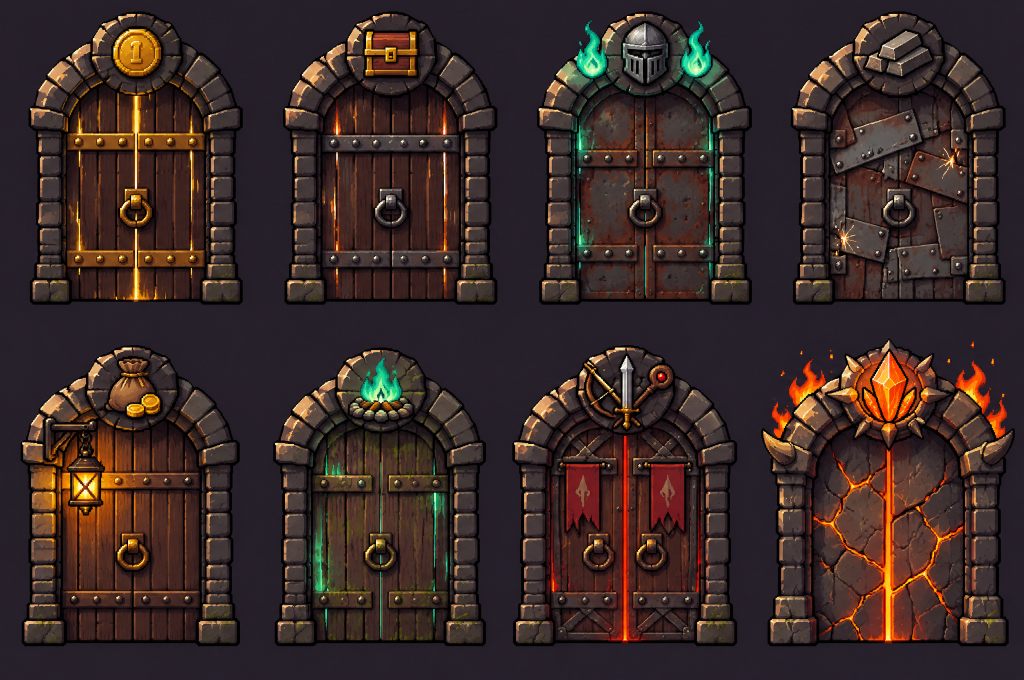
#> input picture art/ui2/doors_source.png, 2048 x 1360 px (shown at 1/2 size)
$ python ui2_cut.py
#> lines starting #> are read from the running program, lines starting #| are printed output that depends on the picture; after the words box and inside, x2 and y2 are one past the last pixel; in counts of white or black regions, pixels touching at a corner belong together
# Higgsfield로 뽑은 문 8종 · 각인 6개 · 글씨 판 시트를 잘라 배경을 지운다.
# assets/doors.png (게임 화면용, 문 하나 44x56) / assets/engraves.png (각인, 48px) / assets/panels.png (글씨 판, 화면 해상도) + 좌표 출력
import json, numpy as np
from PIL import Image
from scipy import ndimage
def load(f):
#> called with f = 'doors_source.png'
    a = np.asarray(Image.open(f).convert("RGB")).astype(int); bg = np.median(a[:20, :20].reshape(-1, 3), axis=0)
#> after `bg = np.median(a[:20, :20].reshape(-1, 3), axis=0)`: bg = [38, 32, 42]
    return a, np.abs(a - bg).max(axis=2) > 16
def piece(a, m, s, size=None, fit=None):
    p = Image.fromarray(np.dstack([a[s].astype(np.uint8), (m[s] * 255).astype(np.uint8)]), "RGBA"); p = p.crop(p.getbbox())
    if fit: k = min(fit[0] / p.width, fit[1] / p.height); size = (max(1, round(p.width * k)), max(1, round(p.height * k)))
    p = p.resize(size, Image.BOX); px = np.asarray(p).copy(); px[..., 3] = np.where(px[..., 3] > 110, 255, 0); return Image.fromarray(px, "RGBA")
def grid(f, cols, rows, fit):
    a, m = load(f); H, W = m.shape; out = []
#> after `a, m = load(f)`:
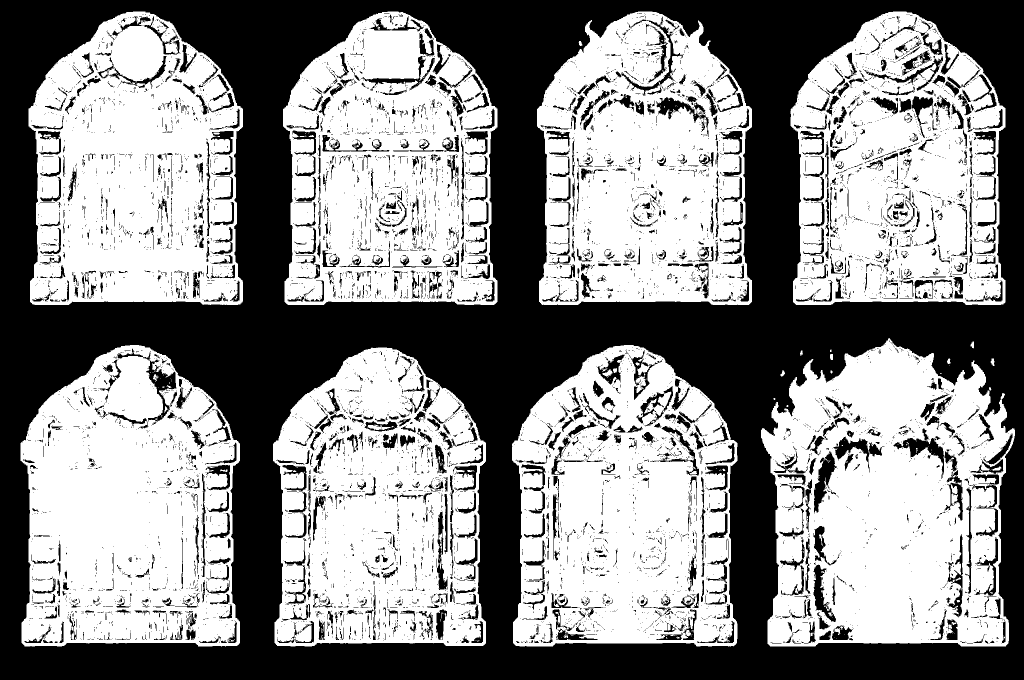
#> m: shape (1360, 2048) bool (shown at 1/2 size); 55% white; 8758 black regions (7553 under 20 px), largest, box (x1, y1, x2, y2) and area: (0, 0, 2048, 1360) 1024846, (234, 697, 353, 850) 2624, (1787, 857, 1888, 958) 2368
#> after `H, W = m.shape`: H = 1360; W = 2048
    for r in range(rows):
        for c in range(cols): out.append(piece(a, m, (slice(r * H // rows, (r + 1) * H // rows), slice(c * W // cols, (c + 1) * W // cols)), fit=fit))
#> after the loop, out = 8 items
    return out
def strip(ps, name, cw, ch):
#> called with name = 'doors', cw = 44, ch = 56
    im = Image.new("RGBA", (cw * len(ps), ch))
#> im: PIL image 352x56 RGBA; every value is 0
    for i, p in enumerate(ps): im.paste(p, (i * cw + (cw - p.width) // 2, ch - p.height))
#> this loop made 8 passes
    im.save(f"../../assets/{name}.png")
strip(grid("doors_source.png", 4, 2, (44, 56)), "doors", 44, 56)
strip(grid("engraves_source.png", 3, 2, (48, 48)) + grid("engraves2_source.png", 3, 2, (48, 48)), "engraves", 48, 48)   # 각인 12개: 화약·서리·피·유령·질풍·황금 + 독·번개·철벽·사냥·영혼·시계
#> call 2 of load, with f = 'engraves_source.png'
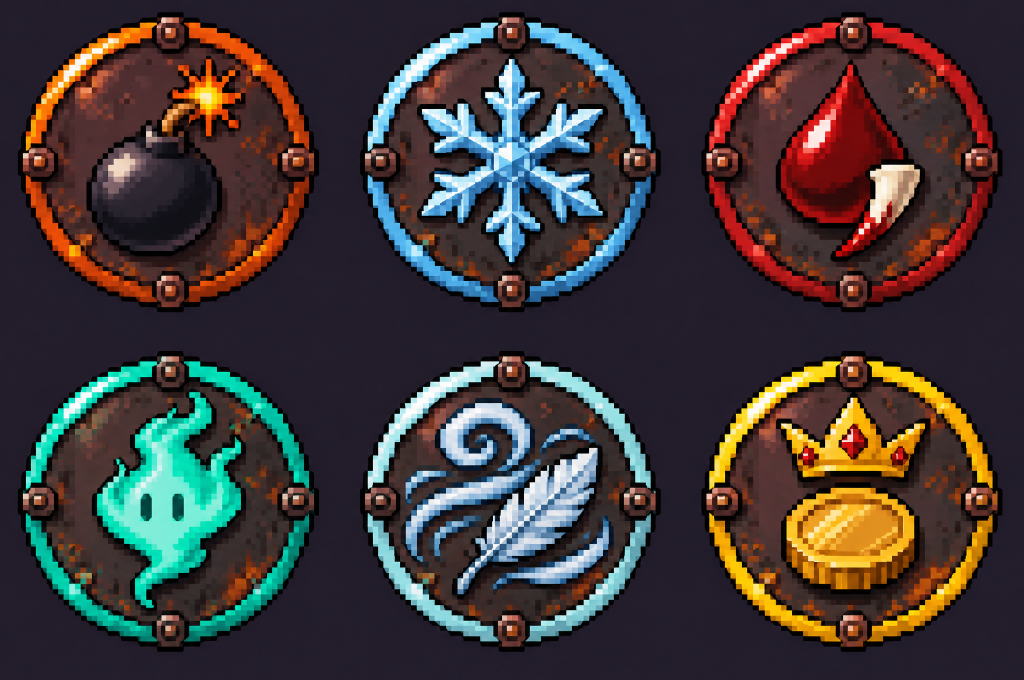
#> input picture art/ui2/engraves_source.png, 2048 x 1360 px (shown at 1/2 size)
#> in load (call 2), `bg = np.median(a[:20, :20].reshape(-1, 3), axis=0)`: bg = [35, 29, 43]
#> in grid (call 2), `a, m = load(f)`: m: shape (1360, 2048) bool; 55.2% white; 2552 black regions (2148 under 20 px), largest, box (x1, y1, x2, y2) and area: (0, 0, 2048, 1360) 1172754, (184, 285, 434, 457) 18312, (205, 446, 379, 502) 2732
#> call 3 of load, with f = 'engraves2_source.png'
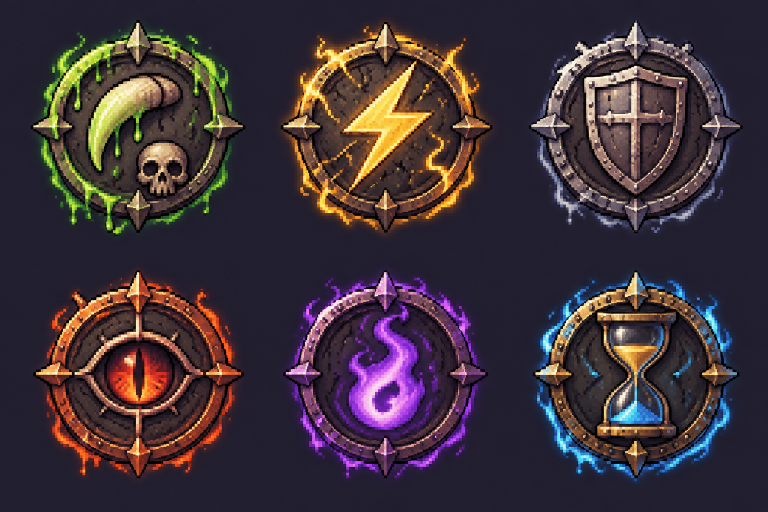
#> input picture art/ui2/engraves2_source.png, 1536 x 1024 px (shown at 1/2 size)
#> in load (call 3), `bg = np.median(a[:20, :20].reshape(-1, 3), axis=0)`: bg = [34, 31, 48]
#> in grid (call 3), `a, m = load(f)`: m: shape (1024, 1536) bool; 42.6% white; 390 white regions (335 under 20 px), largest, box (x1, y1, x2, y2) and area: (557, 40, 988, 472) 125767, (66, 539, 488, 958) 116094, (61, 40, 491, 472) 114759
#> in strip (call 2), `im = Image.new("RGBA", (cw * len(ps), ch))`: im: PIL image 576x48 RGBA; every value is 0
#> the loop in strip (call 2), `for i, p in enumerate(ps): im.paste(p, (i * cw + (cw - p.width) // 2, ..` made 12 passes
a, m = load("panels_source.png")
#> call 4 of load, with f = 'panels_source.png'
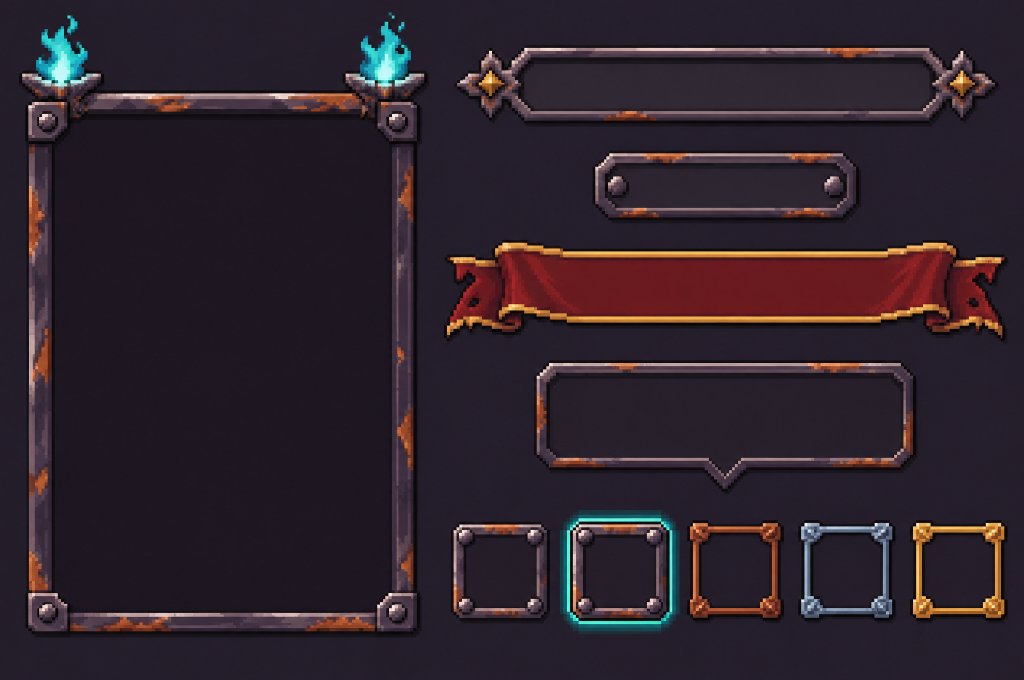
#> input picture art/ui2/panels_source.png, 2048 x 1360 px (shown at 1/2 size)
#> in load (call 4), `bg = np.median(a[:20, :20].reshape(-1, 3), axis=0)`: bg = [36, 29, 42]
#> m: shape (1360, 2048) bool; 22.2% white; 149 white regions (117 under 20 px), largest, box (x1, y1, x2, y2) and area: (38, 42, 857, 1275) 195009, (888, 480, 2015, 683) 170897, (908, 91, 1998, 251) 65862
lab, n = ndimage.label(ndimage.binary_dilation(m, iterations=6))
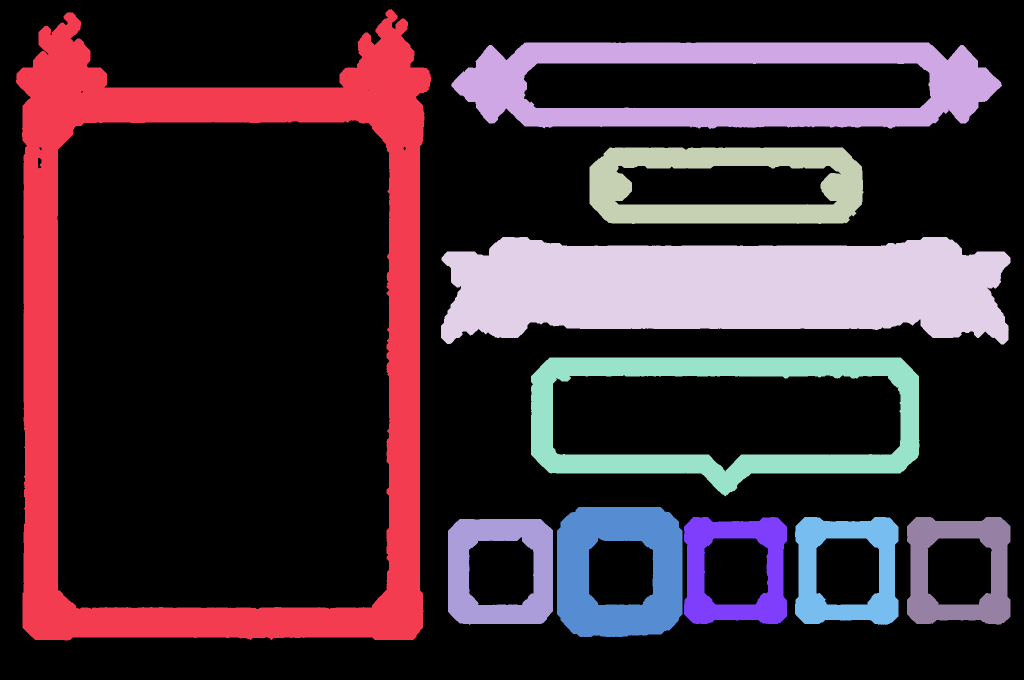
#> lab: shape (1360, 2048) int32 (shown at 1/2 size); 11 distinct labels, from 0 to 10; one colour per label, 0 black
#> n = 10
boxes = [s for s in ndimage.find_objects(lab) if (s[0].stop - s[0].start) * (s[1].stop - s[1].start) > 5000]
#> boxes = 10 items
boxes.sort(key=lambda s: (0 if s[1].start < 300 else 1, s[0].start // 120, s[1].start))
names = ["window", "header", "nameplate", "banner", "tooltip", "slot", "slotOn", "gradeR", "gradeT", "gradeL"]
assert len(boxes) == len(names), len(boxes)
ps = [piece(a, m, s, fit=((s[1].stop - s[1].start) * 0.3, (s[0].stop - s[0].start) * 0.3)) for s in boxes]
#> in piece (call 21), `px[..., 3] = np.where(px[..., 3] > 110, 255, 0)`:
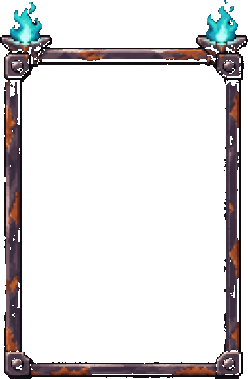
#> px: shape (379, 248, 4); mean R, G, B, A 16.1, 13.8, 14.9, 50.1; transparent parts drawn white
#> in piece (call 22), `px[..., 3] = np.where(px[..., 3] > 110, 255, 0)`: px: shape (49, 331, 4); mean R, G, B, A 32.6, 24.6, 25.8, 99.1
#> in piece (call 23), `px[..., 3] = np.where(px[..., 3] > 110, 255, 0)`: px: shape (43, 164, 4); mean R, G, B, A 40.1, 29.2, 30.9, 109.9
#> in piece (call 24), `px[..., 3] = np.where(px[..., 3] > 110, 255, 0)`: px: shape (62, 342, 4); mean R, G, B, A 84.3, 33.8, 26.8, 192.5
#> in piece (call 25), `k = min(fit[0] / p.width, fit[1] / p.height)`: k = 0.305
#> in piece (call 25), `size = (max(1, round(p.width * k)), max(1, round(p.height * k)))`: size = (233, 81)
#> in piece (call 25), `p = p.resize(size, Image.BOX)`:
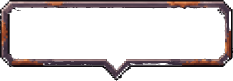
#> p: PIL image 233x81 RGBA; mean R, G, B, A 21.4, 15.5, 16.2, 59.1; transparent parts drawn white
#> ps = 10 items
W = sum(p.width + 2 for p in ps); H = max(p.height for p in ps); atlas = Image.new("RGBA", (W, H)); x = 0; out = {}
#> after `W = sum((p.width + 2 for p in ps))`: W = 1662
#> after `H = max((p.height for p in ps))`: H = 379
for nm, p in zip(names, ps): atlas.paste(p, (x, 0)); out[nm] = [x, 0, p.width, p.height]; x += p.width + 2
#> this loop made 10 passes
#> (nm, x) on passes 1 to 10: ('window', 250), ('header', 583), ('nameplate', 749), ('banner', 1093), ('tooltip', 1328), ('slot', 1393), ('slotOn', 1470), ('gradeR', 1534), ('gradeT', 1598), ('gradeL', 1662)
#> after the loop, out = 10 items; x = 1662
atlas.save("../../assets/panels.png"); print("const PANELS = " + json.dumps(out, separators=(",", ":")) + ";")
#> (printed output is left out)
